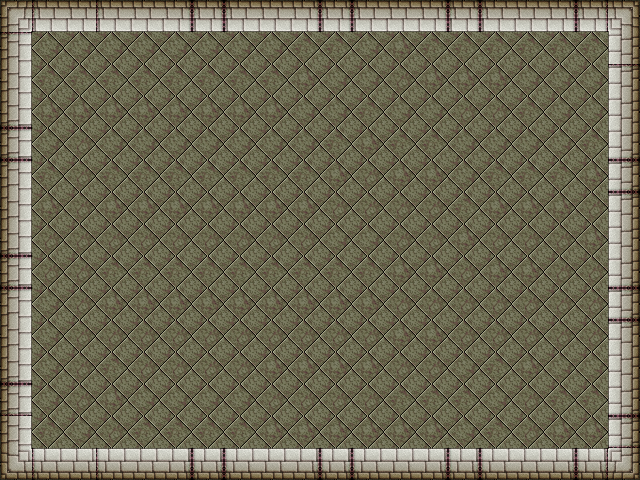

Tiled map render using the project's own tile images. Description and the map definition, with tile-layer contents summarised, below:
An orthogonal 20x15 tile map with 32x32 px tiles, 3 tile layers (Base, Destructable Walls, Boundary Walls).

<map version="1.0" orientation="orthogonal" renderorder="right-up" width="20" height="15" tilewidth="32" tileheight="32" nextobjectid="1">
 <tileset firstgid="1" name="level tiles" tilewidth="32" tileheight="32" tilecount="224">
  <image source="walls1.png" width="448" height="512" />
 </tileset>
 <layer name="Base" width="20" height="15">
  <data>[300 cells, 300 non-empty, 21 distinct tile ids]</data>
 </layer>
 <layer name="Destructable Walls" width="20" height="15">
  <data>[300 cells, 102 non-empty, 4 distinct tile ids]</data>
 </layer>
 <layer name="Boundary Walls" width="20" height="15">
  <data>[300 cells, 66 non-empty, 20 distinct tile ids]</data>
 </layer>
</map>
